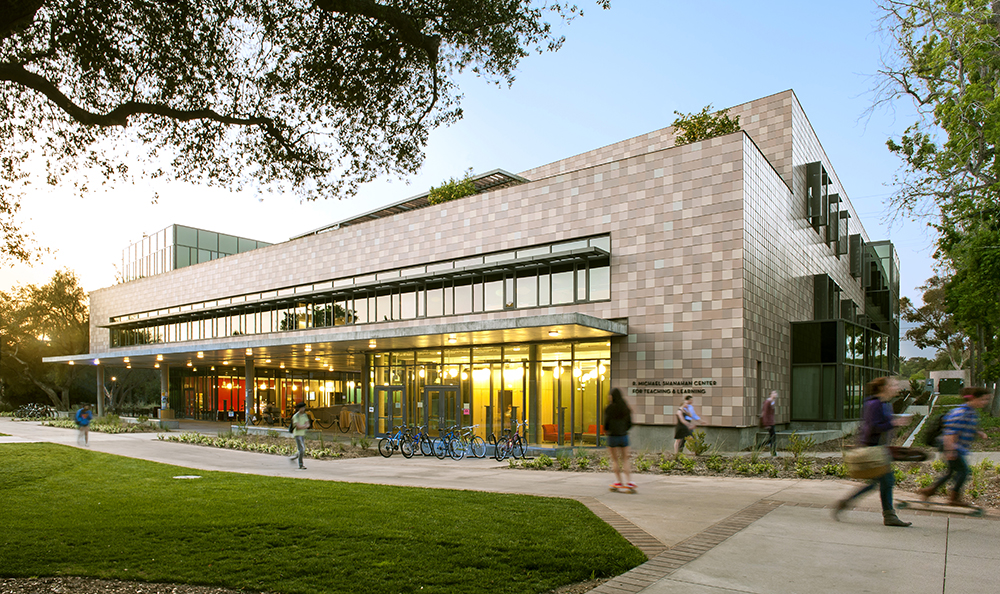
#> input picture 4 - Region of Interest/example.jpg, 1000 x 594 px
$ python regionOfInterest.py
#> lines starting #> are read from the running program, lines starting #| are printed output that depends on the picture; after the words box and inside, x2 and y2 are one past the last pixel; in counts of white or black regions, pixels touching at a corner belong together
import numpy as np
import cv2

img = cv2.imread('example.jpg', cv2.IMREAD_COLOR)
#> img is the input picture: shape (594, 1000, 3); mean B, G, R 119.1, 140.9, 140.6

#In this code we will isolate a region of interest and copy it back to the same region

img[55,55] = [255,255,255] #changes the (55,55) pixel to white
#> img: shape (594, 1000, 3); under 0.01% of pixels changed, all inside (x1, y1, x2, y2) = (55, 55, 56, 56)
px = img[55,55]
#> px = [255, 255, 255]

img[100:500, 100:500] = [255,255,255] #sets region to white
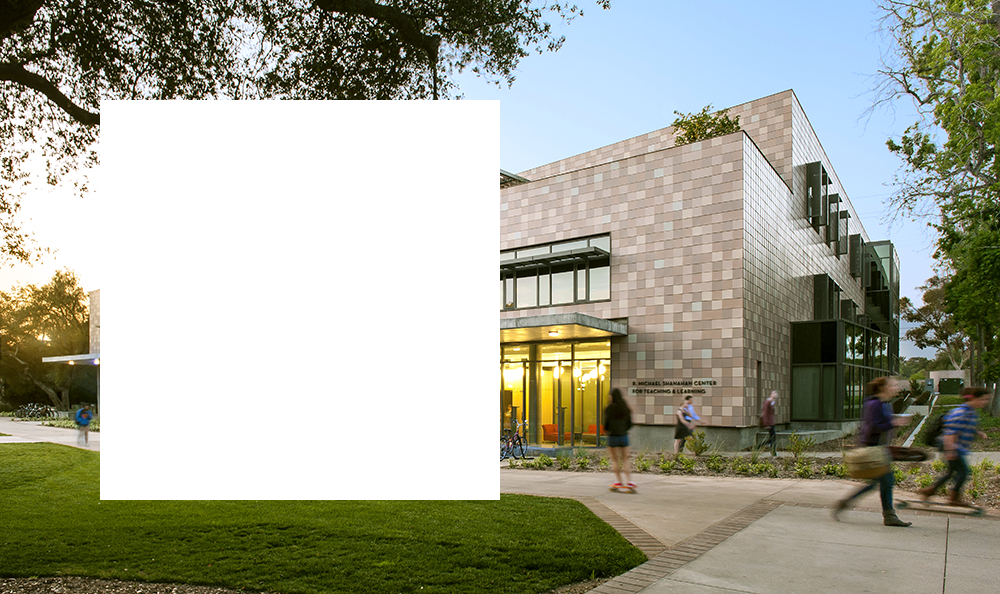
#> img: shape (594, 1000, 3); mean B, G, R 151.1, 166.3, 164.4


#sets the corner to be a copy of region of interest
location = img[37:111, 107:194]
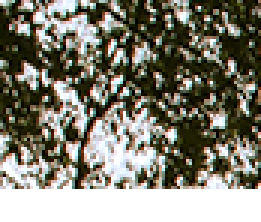
#> location: shape (74, 87, 3) (shown 3 times larger); mean B, G, R 113, 126.8, 129
img[0:74, 0:87] = location
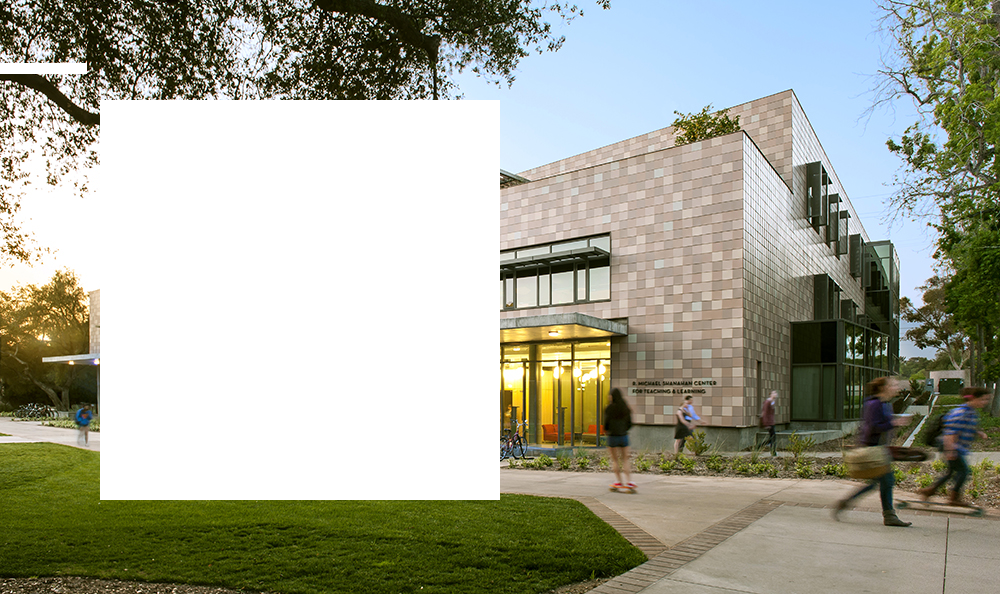
#> img: shape (594, 1000, 3); 1.08% of pixels changed, all inside (x1, y1, x2, y2) = (0, 0, 87, 74)

cv2.imshow('image', img)
cv2.waitKey(0)
cv2.destroyAllWindows()

$ run again, with 4 - Region of Interest/second-image.jpg copied over 4 - Region of Interest/example.jpg
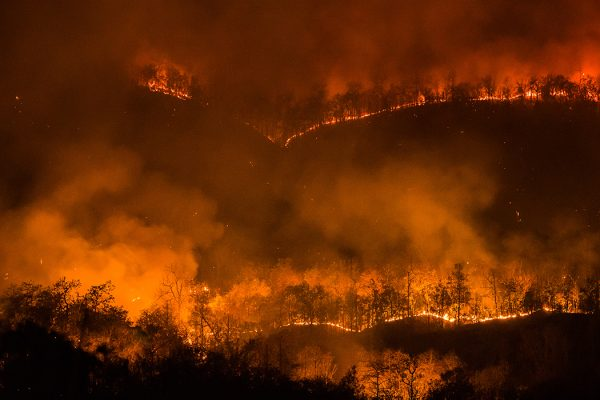
#> input picture 4 - Region of Interest/second-image.jpg, 600 x 400 px
#> img is the input picture: shape (400, 600, 3); mean B, G, R 3, 39.5, 99
#> px = [255, 255, 255]
#> `location = img[37:111, 107:194]`:
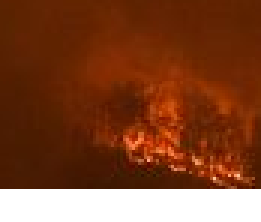
#> location: shape (74, 87, 3) (shown 3 times larger); mean B, G, R 40.8, 69.9, 128.1
#> `img[0:74, 0:87] = location`:
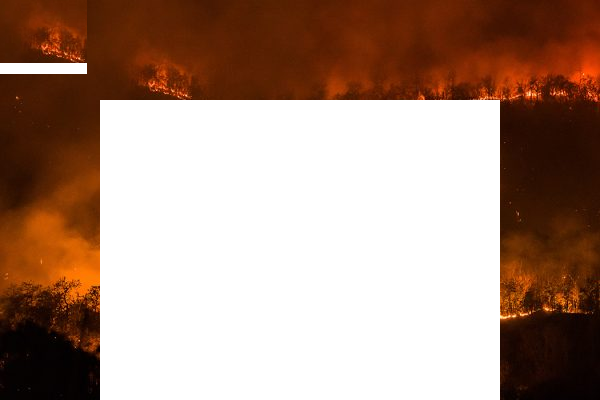
#> img: shape (400, 600, 3); mean B, G, R 129.8, 144.2, 171.9
